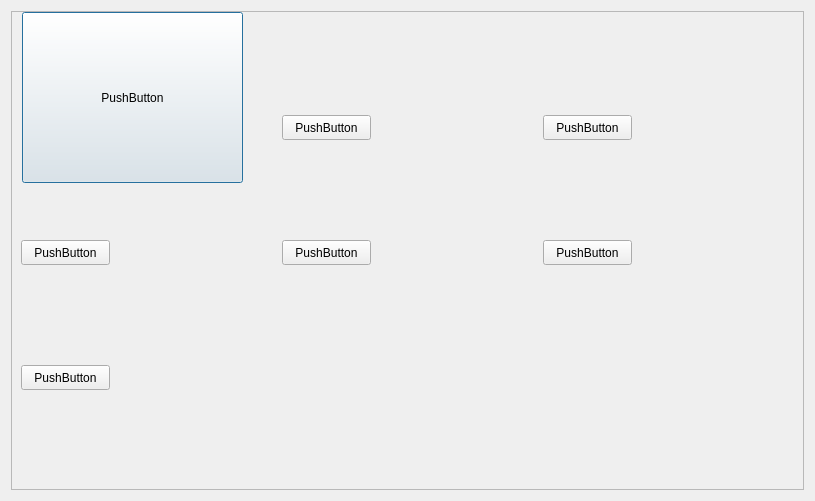
<?xml version="1.0" encoding="UTF-8"?>
<ui version="4.0">
 <class>Infinite</class>
 <widget class="QDialog" name="Infinite">
  <property name="geometry">
   <rect>
    <x>0</x>
    <y>0</y>
    <width>815</width>
    <height>501</height>
   </rect>
  </property>
  <property name="windowTitle">
   <string>Dialog</string>
  </property>
  <layout class="QGridLayout" name="gridLayout">
   <item row="0" column="0">
    <widget class="QScrollArea" name="scrollArea">
     <property name="widgetResizable">
      <bool>true</bool>
     </property>
     <widget class="QWidget" name="scrollAreaWidgetContents">
      <property name="geometry">
       <rect>
        <x>0</x>
        <y>0</y>
        <width>795</width>
        <height>481</height>
       </rect>
      </property>
      <widget class="QPushButton" name="pushButton">
       <property name="geometry">
        <rect>
         <x>10</x>
         <y>0</y>
         <width>221</width>
         <height>171</height>
        </rect>
       </property>
       <property name="text">
        <string>PushButton</string>
       </property>
      </widget>
      <widget class="QPushButton" name="pushButton_2">
       <property name="geometry">
        <rect>
         <x>270</x>
         <y>103</y>
         <width>89</width>
         <height>25</height>
        </rect>
       </property>
       <property name="text">
        <string>PushButton</string>
       </property>
      </widget>
      <widget class="QPushButton" name="pushButton_3">
       <property name="geometry">
        <rect>
         <x>531</x>
         <y>103</y>
         <width>89</width>
         <height>25</height>
        </rect>
       </property>
       <property name="text">
        <string>PushButton</string>
       </property>
      </widget>
      <widget class="QPushButton" name="pushButton_4">
       <property name="geometry">
        <rect>
         <x>9</x>
         <y>228</y>
         <width>89</width>
         <height>25</height>
        </rect>
       </property>
       <property name="text">
        <string>PushButton</string>
       </property>
      </widget>
      <widget class="QPushButton" name="pushButton_5">
       <property name="geometry">
        <rect>
         <x>270</x>
         <y>228</y>
         <width>89</width>
         <height>25</height>
        </rect>
       </property>
       <property name="text">
        <string>PushButton</string>
       </property>
      </widget>
      <widget class="QPushButton" name="pushButton_6">
       <property name="geometry">
        <rect>
         <x>531</x>
         <y>228</y>
         <width>89</width>
         <height>25</height>
        </rect>
       </property>
       <property name="text">
        <string>PushButton</string>
       </property>
      </widget>
      <widget class="QPushButton" name="pushButton_7">
       <property name="geometry">
        <rect>
         <x>9</x>
         <y>353</y>
         <width>89</width>
         <height>25</height>
        </rect>
       </property>
       <property name="text">
        <string>PushButton</string>
       </property>
      </widget>
     </widget>
    </widget>
   </item>
  </layout>
 </widget>
 <resources/>
 <connections/>
</ui>
